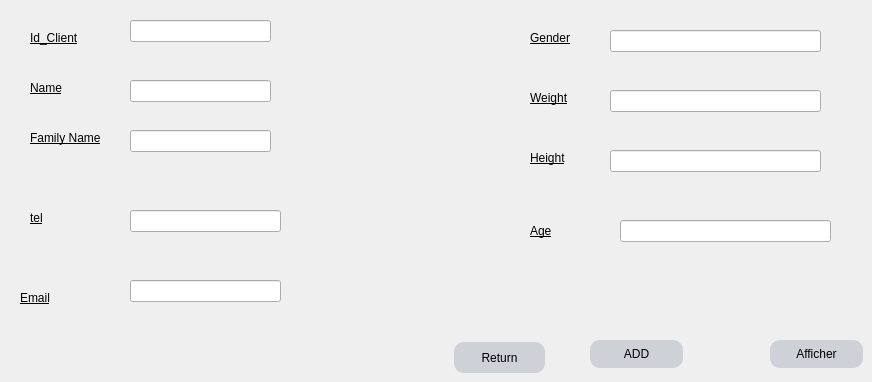
      <widget class="QWidget" name="tab_13">
       <attribute name="title">
        <string>Add Client</string>
       </attribute>
       <widget class="QLabel" name="label_10">
        <property name="geometry">
         <rect>
          <x>30</x>
          <y>30</y>
          <width>71</width>
          <height>16</height>
         </rect>
        </property>
        <property name="styleSheet">
         <string notr="true">color: rgb(0, 0, 0);
border-color: rgb(255, 255, 255);
text-decoration: underline;
font: 75 10pt &quot;MS Shell Dlg 2&quot;;
</string>
        </property>
        <property name="text">
         <string>Id_Client</string>
        </property>
       </widget>
       <widget class="QLineEdit" name="lineEdit_idA">
        <property name="geometry">
         <rect>
          <x>130</x>
          <y>20</y>
          <width>141</width>
          <height>22</height>
         </rect>
        </property>
       </widget>
       <widget class="QLabel" name="label_11">
        <property name="geometry">
         <rect>
          <x>30</x>
          <y>80</y>
          <width>55</width>
          <height>16</height>
         </rect>
        </property>
        <property name="styleSheet">
         <string notr="true">color: rgb(0, 0, 0);
border-color: rgb(255, 255, 255);
text-decoration: underline;
font: 75 10pt &quot;MS Shell Dlg 2&quot;;
</string>
        </property>
        <property name="text">
         <string>Name</string>
        </property>
       </widget>
       <widget class="QLabel" name="label_12">
        <property name="geometry">
         <rect>
          <x>30</x>
          <y>130</y>
          <width>101</width>
          <height>16</height>
         </rect>
        </property>
        <property name="styleSheet">
         <string notr="true">color: rgb(0, 0, 0);
border-color: rgb(255, 255, 255);
text-decoration: underline;
font: 75 10pt &quot;MS Shell Dlg 2&quot;;
</string>
        </property>
        <property name="text">
         <string>Family Name</string>
        </property>
       </widget>
       <widget class="QLineEdit" name="lineEdit_N">
        <property name="geometry">
         <rect>
          <x>130</x>
          <y>80</y>
          <width>141</width>
          <height>22</height>
         </rect>
        </property>
       </widget>
       <widget class="QLineEdit" name="lineEdit_FN">
        <property name="geometry">
         <rect>
          <x>130</x>
          <y>130</y>
          <width>141</width>
          <height>22</height>
         </rect>
        </property>
       </widget>
       <widget class="QLabel" name="label_41">
        <property name="geometry">
         <rect>
          <x>30</x>
          <y>210</y>
          <width>55</width>
          <height>16</height>
         </rect>
        </property>
        <property name="styleSheet">
         <string notr="true">color: rgb(0, 0, 0);
border-color: rgb(255, 255, 255);
text-decoration: underline;
font: 75 10pt &quot;MS Shell Dlg 2&quot;;
</string>
        </property>
        <property name="text">
         <string>tel</string>
        </property>
       </widget>
       <widget class="QLabel" name="label_42">
        <property name="geometry">
         <rect>
          <x>20</x>
          <y>290</y>
          <width>55</width>
          <height>16</height>
         </rect>
        </property>
        <property name="styleSheet">
         <string notr="true">color: rgb(0, 0, 0);
border-color: rgb(255, 255, 255);
text-decoration: underline;
font: 75 10pt &quot;MS Shell Dlg 2&quot;;
</string>
        </property>
        <property name="text">
         <string>Email</string>
        </property>
       </widget>
       <widget class="QLineEdit" name="lineEdit_TEL">
        <property name="geometry">
         <rect>
          <x>130</x>
          <y>210</y>
          <width>151</width>
          <height>22</height>
         </rect>
        </property>
       </widget>
       <widget class="QLineEdit" name="lineEdit_EmailA">
        <property name="geometry">
         <rect>
          <x>130</x>
          <y>280</y>
          <width>151</width>
          <height>22</height>
         </rect>
        </property>
       </widget>
       <widget class="QLabel" name="label_43">
        <property name="geometry">
         <rect>
          <x>530</x>
          <y>90</y>
          <width>55</width>
          <height>16</height>
         </rect>
        </property>
        <property name="styleSheet">
         <string notr="true">color: rgb(0, 0, 0);
border-color: rgb(255, 255, 255);
text-decoration: underline;
font: 75 10pt &quot;MS Shell Dlg 2&quot;;
</string>
        </property>
        <property name="text">
         <string>Weight</string>
        </property>
       </widget>
       <widget class="QLabel" name="label_44">
        <property name="geometry">
         <rect>
          <x>530</x>
          <y>150</y>
          <width>55</width>
          <height>16</height>
         </rect>
        </property>
        <property name="styleSheet">
         <string notr="true">color: rgb(0, 0, 0);
border-color: rgb(255, 255, 255);
text-decoration: underline;
font: 75 10pt &quot;MS Shell Dlg 2&quot;;
</string>
        </property>
        <property name="text">
         <string>Height</string>
        </property>
       </widget>
       <widget class="QLabel" name="label_45">
        <property name="geometry">
         <rect>
          <x>530</x>
          <y>30</y>
          <width>55</width>
          <height>16</height>
         </rect>
        </property>
        <property name="styleSheet">
         <string notr="true">color: rgb(0, 0, 0);
border-color: rgb(255, 255, 255);
text-decoration: underline;
font: 75 10pt &quot;MS Shell Dlg 2&quot;;
</string>
        </property>
        <property name="text">
         <string>Gender</string>
        </property>
       </widget>
       <widget class="QLabel" name="label_46">
        <property name="geometry">
         <rect>
          <x>530</x>
          <y>220</y>
          <width>55</width>
          <height>21</height>
         </rect>
        </property>
        <property name="styleSheet">
         <string notr="true">color: rgb(0, 0, 0);
font: 8pt &quot;MS Shell Dlg 2&quot;;
border-color: rgb(255, 255, 255);
text-decoration: underline;
font: 75 10pt &quot;MS Shell Dlg 2&quot;;
</string>
        </property>
        <property name="text">
         <string>Age</string>
        </property>
       </widget>
       <widget class="QPushButton" name="ADDC">
        <property name="geometry">
         <rect>
          <x>590</x>
          <y>340</y>
          <width>93</width>
          <height>28</height>
         </rect>
        </property>
        <property name="styleSheet">
         <string notr="true">
QPushButton{
background:#ced1d8;
border-style:outset;
border-radius:10px;
}
QPushButton:pressed{
background-color:rgb(224,0,0);
border-style:inset;}
QPushButton:hover {
    background-color:rgb(5, 255, 0);
    }
</string>
        </property>
        <property name="text">
         <string>ADD</string>
        </property>
       </widget>
       <widget class="QLineEdit" name="lineEdit_GENDER">
        <property name="geometry">
         <rect>
          <x>610</x>
          <y>30</y>
          <width>211</width>
          <height>22</height>
         </rect>
        </property>
       </widget>
       <widget class="QLineEdit" name="lineEdit_WA">
        <property name="geometry">
         <rect>
          <x>610</x>
          <y>90</y>
          <width>211</width>
          <height>22</height>
         </rect>
        </property>
       </widget>
       <widget class="QLineEdit" name="lineEdit_HA">
        <property name="geometry">
         <rect>
          <x>610</x>
          <y>150</y>
          <width>211</width>
          <height>22</height>
         </rect>
        </property>
       </widget>
       <widget class="QLineEdit" name="lineEdit_AGEA">
        <property name="geometry">
         <rect>
          <x>620</x>
          <y>220</y>
          <width>211</width>
          <height>22</height>
         </rect>
        </property>
       </widget>
       <widget class="QPushButton" name="Display">
        <property name="geometry">
         <rect>
          <x>770</x>
          <y>340</y>
          <width>93</width>
          <height>28</height>
         </rect>
        </property>
        <property name="styleSheet">
         <string notr="true">
QPushButton{
background:#ced1d8;
border-style:outset;
border-radius:10px;
}
QPushButton:pressed{
background-color:rgb(224,0,0);
border-style:inset;}
QPushButton:hover {
    background-color:rgb(5, 255, 0);
    }
</string>
        </property>
        <property name="text">
         <string>Afficher</string>
        </property>
       </widget>
       <widget class="QPushButton" name="retour_z_3">
        <property name="geometry">
         <rect>
          <x>454</x>
          <y>342</y>
          <width>91</width>
          <height>31</height>
         </rect>
        </property>
        <property name="styleSheet">
         <string notr="true">
QPushButton{
background:#ced1d8;
border-style:outset;
border-radius:10px;
}
QPushButton:pressed{
background-color:rgb(224,0,0);
border-style:inset;}
QPushButton:hover {
    background-color:rgb(5, 255, 0);
    }
</string>
        </property>
        <property name="text">
         <string>Return</string>
        </property>
       </widget>
      </widget>
